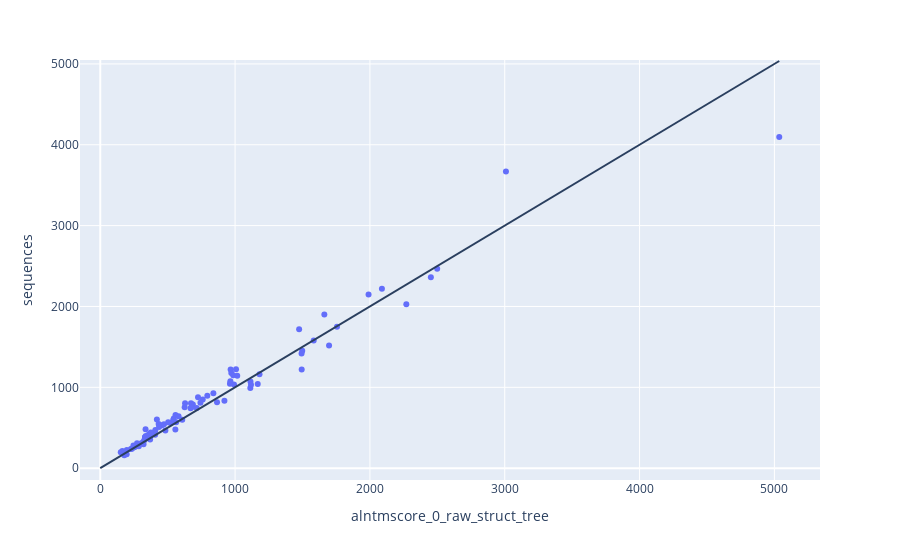
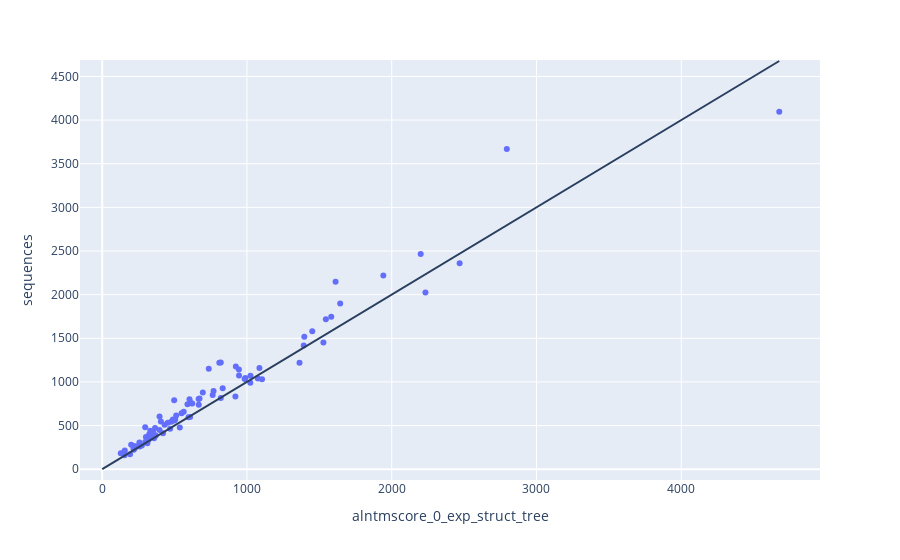
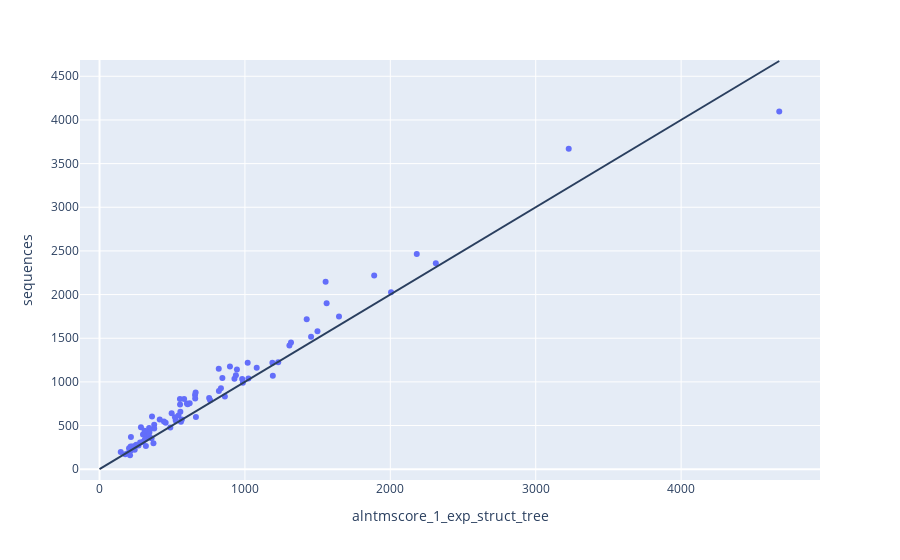
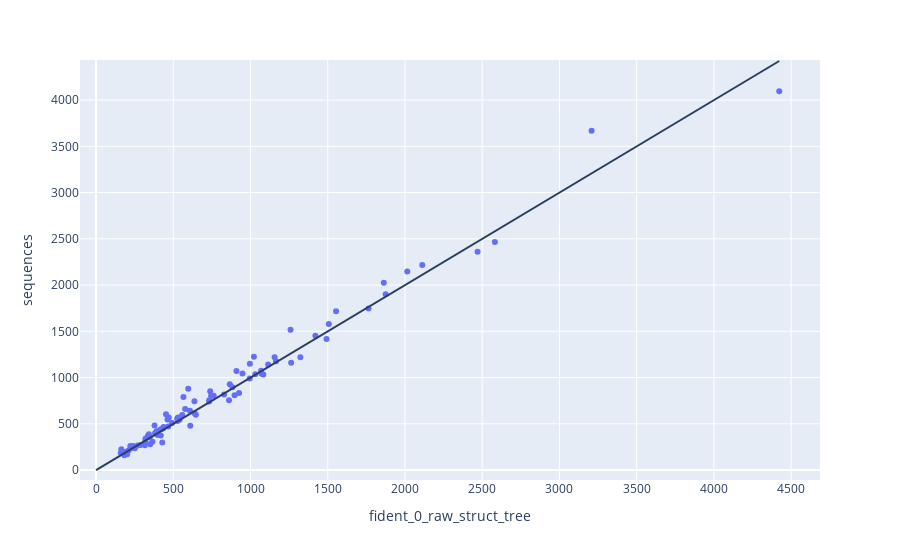

Notebook code for these charts, in order:
### Code cell
from matplotlib import pyplot as plt

import plotly.express as px
for c1,c2 in itertools.combinations(refclols,2):
    if 'sequence' in c1 or 'sequence' in c2:
        print(c1,c2)
        #sns.scatterplot(tree_resdf, x = c1, y=c2 , alpha = .25 , s = 20 )
        from scipy.stats import wilcoxon
        print(tree_resdf[c1+'_'+c2+'_delta'].dropna().sum(), tree_resdf[c1+'_'+c2+'_delta_norm'].dropna().sum(),wilcoxon(tree_resdf[c1+'_'+c2+'_delta'].dropna()))
        maxval = tree_resdf[[c1, c2]].max().max()
        fig = px.scatter(tree_resdf, x=c1, y=c2 , hover_data=[c1+'_'+c2+'_delta_norm' , c1+'_'+c2+'_delta'  , 'family'])
        fig.add_shape(type="line",
              x0=0, 
              y0=0, 
              x1=maxval, 
              y1=maxval)
        fig.show()

### Figure 1 — Plotly figure (JSON) as saved in the notebook; plotly's stock layout.template omitted (floating-point values rounded to 4 significant figures; data arrays with more than 128 entries replaced by an {"elided": "..."} marker saying what was removed)
{"data": [{"customdata": {"elided": "89x3 mixed values"}, "hovertemplate": "alntmscore_0_raw_struct_tree=%{x}<br>sequences=%{y}<br>alntmscore_0_raw_struct_tree_sequences_delta_norm=%{customdata[0]}<br>alntmscore_0_raw_struct_tree_sequences_delta=%{customdata[1]}<br>family=%{customdata[2]}<extra></extra>", "legendgroup": "", "marker": {"color": "#636efa", "symbol": "circle"}, "mode": "markers", "name": "", "orientation": "v", "showlegend": false, "type": "scatter", "x": [457, 608, 3009, 483, 252, 337, 2499, 558, 433, 336, 921, 164, 1114, 986, 2089, 670, 962, 1181, 1475, 152, 263, 839, 992, 185, 332, 760, 371, 967, 1494, 521, 307, 1016, 687, 1113, 407, 1662, 1697, 227, 1118, 5036, 1498, 332, 321, 1583, 673, 626, 338, 358, 235, 324, 743, 286, 404, 545, 725, 557, 197, 541, 563, 273, 965, 2452, 1493, 409, 178, 2270, 581, 249, 436, 420, 1990, 677, 361, 473, 1007, 794, 629, 375, 246, 363, 504, 972, 715, 249, 866, 1756, 370, 196, 1168], "xaxis": "x", "y": [531, 598, 3669, 465, 259, 368, 2466, 659, 546, 481, 834, 213, 1071, 1150, 2218, 740, 1045, 1161, 1718, 197, 267, 928, 1035, 183, 383, 851, 399, 1219, 1220, 559, 312, 1142, 789, 991, 413, 1900, 1517, 237, 1032, 4096, 1452, 383, 297, 1580, 804, 754, 398, 387, 240, 339, 809, 272, 449, 614, 878, 478, 224, 594, 569, 307, 1075, 2360, 1418, 472, 160, 2026, 641, 261, 509, 603, 2147, 755, 421, 543, 1224, 896, 803, 442, 280, 374, 569, 1176, 743, 265, 816, 1748, 354, 171, 1040], "yaxis": "y"}], "layout": {"autosize": true, "legend": {"tracegroupgap": 0}, "margin": {"t": 60}, "shapes": [{"type": "line", "x0": 0, "x1": 5036, "y0": 0, "y1": 5036}], "xaxis": {"anchor": "y", "autorange": true, "domain": [0, 1], "range": [-130.0, 5318.0], "title": {"text": "alntmscore_0_raw_struct_tree"}, "type": "linear"}, "yaxis": {"anchor": "x", "autorange": true, "domain": [0, 1], "range": [-192.1, 5060.0], "title": {"text": "sequences"}, "type": "linear"}}}

### Figure 2 — Plotly figure (JSON) as saved in the notebook; plotly's stock layout.template omitted (floating-point values rounded to 4 significant figures; data arrays with more than 128 entries replaced by an {"elided": "..."} marker saying what was removed)
{"data": [{"customdata": {"elided": "89x3 mixed values"}, "hovertemplate": "alntmscore_0_exp_struct_tree=%{x}<br>sequences=%{y}<br>alntmscore_0_exp_struct_tree_sequences_delta_norm=%{customdata[0]}<br>alntmscore_0_exp_struct_tree_sequences_delta=%{customdata[1]}<br>family=%{customdata[2]}<extra></extra>", "legendgroup": "", "marker": {"color": "#636efa", "symbol": "circle"}, "mode": "markers", "name": "", "orientation": "v", "showlegend": false, "type": "scatter", "x": [453, 607, 2795, 469, 259, 302, 2200, 563, 405, 297, 920, 156, 1024, 736, 1942, 667, 989, 1086, 1545, 151, 217, 832, 984, 128, 328, 763, 324, 809, 1363, 498, 297, 944, 497, 1023, 420, 1644, 1396, 216, 1104, 4677, 1528, 328, 312, 1451, 666, 622, 338, 370, 225, 320, 672, 274, 396, 511, 695, 536, 218, 596, 504, 257, 945, 2469, 1392, 365, 154, 2233, 548, 227, 431, 396, 1612, 616, 353, 477, 819, 769, 603, 332, 200, 358, 488, 923, 589, 248, 819, 1582, 358, 192, 1075], "xaxis": "x", "y": [531, 598, 3669, 465, 259, 368, 2466, 659, 546, 481, 834, 213, 1071, 1150, 2218, 740, 1045, 1161, 1718, 197, 267, 928, 1035, 183, 383, 851, 399, 1219, 1220, 559, 312, 1142, 789, 991, 413, 1900, 1517, 237, 1032, 4096, 1452, 383, 297, 1580, 804, 754, 398, 387, 240, 339, 809, 272, 449, 614, 878, 478, 224, 594, 569, 307, 1075, 2360, 1418, 472, 160, 2026, 641, 261, 509, 603, 2147, 755, 421, 543, 1224, 896, 803, 442, 280, 374, 569, 1176, 743, 265, 816, 1748, 354, 171, 1040], "yaxis": "y"}], "layout": {"autosize": true, "legend": {"tracegroupgap": 0}, "margin": {"t": 60}, "shapes": [{"type": "line", "x0": 0, "x1": 4677, "y0": 0, "y1": 4677}], "xaxis": {"anchor": "y", "autorange": true, "domain": [0, 1], "range": [-134.7, 4940.0], "title": {"text": "alntmscore_0_exp_struct_tree"}, "type": "linear"}, "yaxis": {"anchor": "x", "autorange": true, "domain": [0, 1], "range": [-166.2, 4699.0], "title": {"text": "sequences"}, "type": "linear"}}}

### Figure 3 — Plotly figure (JSON) as saved in the notebook; plotly's stock layout.template omitted (floating-point values rounded to 4 significant figures; data arrays with more than 128 entries replaced by an {"elided": "..."} marker saying what was removed)
{"data": [{"customdata": {"elided": "89x3 mixed values"}, "hovertemplate": "alntmscore_1_exp_struct_tree=%{x}<br>sequences=%{y}<br>alntmscore_1_exp_struct_tree_sequences_delta_norm=%{customdata[0]}<br>alntmscore_1_exp_struct_tree_sequences_delta=%{customdata[1]}<br>family=%{customdata[2]}<extra></extra>", "legendgroup": "", "marker": {"color": "#636efa", "symbol": "circle"}, "mode": "markers", "name": "", "orientation": "v", "showlegend": false, "type": "scatter", "x": [455, 663, 3227, 376, 214, 216, 2182, 556, 443, 285, 862, 215, 1192, 820, 1889, 554, 845, 1081, 1425, 146, 319, 835, 928, 195, 320, 657, 332, 1019, 1189, 524, 296, 945, 761, 986, 333, 1562, 1455, 235, 981, 4675, 1317, 320, 371, 1499, 553, 601, 299, 326, 203, 312, 658, 268, 344, 543, 661, 487, 242, 519, 566, 279, 938, 2313, 1306, 341, 210, 2005, 496, 225, 376, 361, 1555, 620, 343, 560, 1229, 821, 582, 310, 253, 340, 414, 897, 606, 243, 754, 1647, 358, 177, 1024], "xaxis": "x", "y": [531, 598, 3669, 465, 259, 368, 2466, 659, 546, 481, 834, 213, 1071, 1150, 2218, 740, 1045, 1161, 1718, 197, 267, 928, 1035, 183, 383, 851, 399, 1219, 1220, 559, 312, 1142, 789, 991, 413, 1900, 1517, 237, 1032, 4096, 1452, 383, 297, 1580, 804, 754, 398, 387, 240, 339, 809, 272, 449, 614, 878, 478, 224, 594, 569, 307, 1075, 2360, 1418, 472, 160, 2026, 641, 261, 509, 603, 2147, 755, 421, 543, 1224, 896, 803, 442, 280, 374, 569, 1176, 743, 265, 816, 1748, 354, 171, 1040], "yaxis": "y"}], "layout": {"autosize": true, "legend": {"tracegroupgap": 0}, "margin": {"t": 60}, "shapes": [{"type": "line", "x0": 0, "x1": 4675, "y0": 0, "y1": 4675}], "xaxis": {"anchor": "y", "autorange": true, "domain": [0, 1], "range": [-115.5, 4937.0], "title": {"text": "alntmscore_1_exp_struct_tree"}, "type": "linear"}, "yaxis": {"anchor": "x", "autorange": true, "domain": [0, 1], "range": [-166.1, 4697.0], "title": {"text": "sequences"}, "type": "linear"}}}

### Figure 4 — Plotly figure (JSON) as saved in the notebook; plotly's stock layout.template omitted (floating-point values rounded to 4 significant figures; data arrays with more than 128 entries replaced by an {"elided": "..."} marker saying what was removed)
{"data": [{"customdata": {"elided": "89x3 mixed values"}, "hovertemplate": "fident_0_raw_struct_tree=%{x}<br>sequences=%{y}<br>fident_0_raw_struct_tree_sequences_delta_norm=%{customdata[0]}<br>fident_0_raw_struct_tree_sequences_delta=%{customdata[1]}<br>family=%{customdata[2]}<extra></extra>", "legendgroup": "", "marker": {"color": "#636efa", "symbol": "circle"}, "mode": "markers", "name": "", "orientation": "v", "showlegend": false, "type": "scatter", "x": [528, 646, 3208, 437, 222, 335, 2582, 577, 463, 379, 926, 212, 909, 996, 2112, 732, 948, 1263, 1554, 196, 316, 866, 1031, 160, 399, 739, 396, 1156, 1323, 526, 319, 1114, 566, 995, 390, 1875, 1259, 251, 1083, 4423, 1420, 399, 429, 1507, 762, 733, 382, 342, 241, 320, 897, 288, 434, 638, 597, 610, 164, 558, 532, 365, 1069, 2470, 1492, 467, 183, 1863, 608, 241, 492, 453, 2015, 861, 396, 541, 1022, 883, 745, 419, 351, 419, 471, 1165, 637, 270, 829, 1764, 348, 201, 1072], "xaxis": "x", "y": [531, 598, 3669, 465, 259, 368, 2466, 659, 546, 481, 834, 213, 1071, 1150, 2218, 740, 1045, 1161, 1718, 197, 267, 928, 1035, 183, 383, 851, 399, 1219, 1220, 559, 312, 1142, 789, 991, 413, 1900, 1517, 237, 1032, 4096, 1452, 383, 297, 1580, 804, 754, 398, 387, 240, 339, 809, 272, 449, 614, 878, 478, 224, 594, 569, 307, 1075, 2360, 1418, 472, 160, 2026, 641, 261, 509, 603, 2147, 755, 421, 543, 1224, 896, 803, 442, 280, 374, 569, 1176, 743, 265, 816, 1748, 354, 171, 1040], "yaxis": "y"}], "layout": {"autosize": true, "legend": {"tracegroupgap": 0}, "margin": {"t": 60}, "shapes": [{"type": "line", "x0": 0, "x1": 4423, "y0": 0, "y1": 4423}], "xaxis": {"anchor": "y", "autorange": true, "domain": [0, 1], "range": [-86.17, 4669.0], "title": {"text": "fident_0_raw_struct_tree"}, "type": "linear"}, "yaxis": {"anchor": "x", "autorange": true, "domain": [0, 1], "range": [-147.9, 4444.0], "title": {"text": "sequences"}, "type": "linear"}}}
